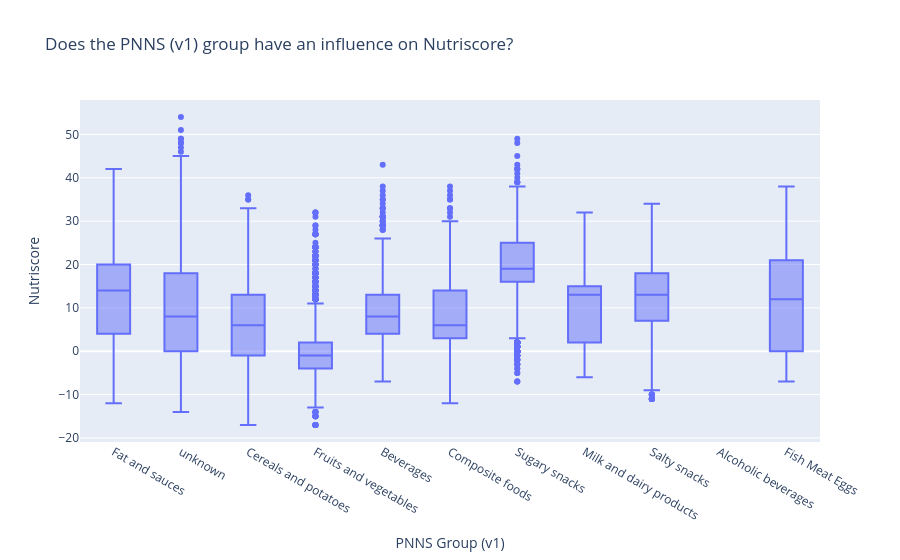

Write notebook code for a chart like this one.
### Markdown cell above
### PNNS V1

### Code cell
import plotly.express as px
fig = px.box(
    products,
    x='pnns_groups_1',
    y='nutriscore_score',
    labels={
        'nutriscore_score': 'Nutriscore',
        'pnns_groups_1': 'PNNS Group (v1)'
    },
    title='Does the PNNS (v1) group have an influence on Nutriscore?'
)
fig.show()

### Figure 1 — Plotly figure (JSON) as saved in the notebook; plotly's stock layout.template omitted (floating-point values rounded to 4 significant figures; data arrays with more than 128 entries replaced by an {"elided": "..."} marker saying what was removed)
{"data": [{"alignmentgroup": "True", "hovertemplate": "PNNS Group (v1)=%{x}<br>Nutriscore=%{y}<extra></extra>", "legendgroup": "", "marker": {"color": "#636efa"}, "name": "", "notched": false, "offsetgroup": "", "orientation": "v", "showlegend": false, "type": "box", "x": {"elided": "57985 str values"}, "x0": " ", "xaxis": "x", "y": {"elided": "57985 float values"}, "y0": " ", "yaxis": "y"}], "layout": {"boxmode": "group", "legend": {"tracegroupgap": 0}, "title": {"text": "Does the PNNS (v1) group have an influence on Nutriscore?"}, "xaxis": {"anchor": "y", "domain": [0, 1], "title": {"text": "PNNS Group (v1)"}}, "yaxis": {"anchor": "x", "domain": [0, 1], "title": {"text": "Nutriscore"}}}}
